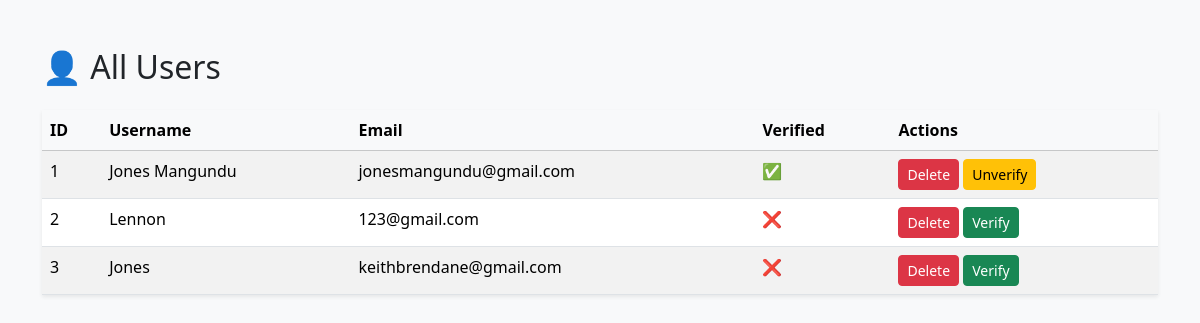
Before: /admin/users (signed in) with the older database file.
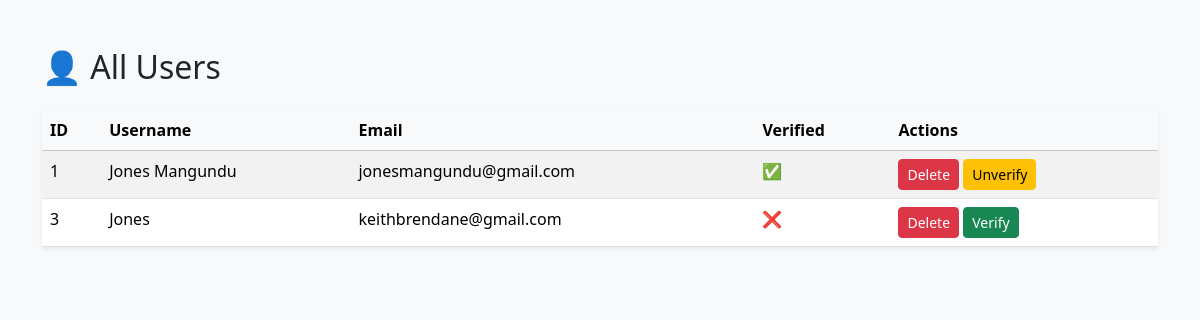
After: the same page with the newer database file.
### models.py (models this page shows, shortened)
class User(db.Model):
    id = db.Column(db.Integer, primary_key=True)
    username = db.Column(db.String(80), unique=True, nullable=False)
    email = db.Column(db.String(120), unique=True, nullable=False)
    password_hash = db.Column(db.String(128), nullable=True)  # nullable if using social auth
    auth_provider = db.Column(db.String(50), default='local')
    profile_pic = db.Column(
        db.String(255),
        nullable=False,
        default='https://res.cloudinary.com/dlsx5lfex/image/upload/v1751135009/default-profile.jpg'
    )
    is_admin = db.Column(db.Boolean, default=False)
    created_at = db.Column(db.DateTime, default=datetime.utcnow)
    is_verified = db.Column(db.Boolean, default=False)
    bio = db.Column(db.Text, nullable=True, default="")
    activity_logs = db.relationship(
        'ActivityLog',
        back_populates='user',
        passive_deletes=True,
        cascade='all, delete-orphan',
        lazy=True
    )
    ads = db.relationship('Ad', backref='owner', lazy=True)
    sent_conversations = db.relationship(
        'Conversation',
        foreign_keys='Conversation.seller_id',
        backref='seller',
        lazy=True
    )
    received_conversations = db.relationship(
        'Conversation',
        foreign_keys='Conversation.buyer_id',
        backref='buyer',
        lazy=True
    )
    ratings_given = db.relationship(
        'Rating',
        foreign_keys='Rating.reviewer_id',
        backref='reviewer',
        lazy=True
    )
    ratings_received = db.relationship(
        'Rating',
        foreign_keys='Rating.reviewed_id',
        backref='reviewed',
        lazy=True
    )

### app.py (the view)
@app.route('/admin/users')
@login_required
@admin_required
def admin_users():
    users = User.query.all()
    return render_template('admin_users.html', users=users)

### app.py (called while the page is built)
def login_required(f):
    @wraps(f)
    def decorated(*args, **kwargs):
        if 'user_id' not in session:
            flash("Please log in first.", "warning")
            return redirect(url_for('login'))
        return f(*args, **kwargs)
    return decorated

def admin_required(f):
    @wraps(f)
    def decorated_function(*args, **kwargs):
        user_id = session.get('user_id')
        if not user_id:
            flash("Please log in first.", "warning")
            return redirect(url_for('login'))
        user = User.query.get(user_id)
        if not user:
            flash("User not found.", "danger")
            return redirect(url_for('login'))
        if not user.is_admin:
            return render_template("403.html"), 403
        return f(*args, **kwargs)
    return decorated_function

@app.teardown_appcontext
def shutdown_session(exception=None):
    db.session.remove()

### templates/admin_users.html (shortened to what this page needs)
<!DOCTYPE html>
<html lang="en">
<head>
  <link href="https://cdn.jsdelivr.net/npm/bootstrap@5.3.3/dist/css/bootstrap.min.css" rel="stylesheet" />
</head>
<body class="bg-light">
  <div class="container my-5">
    <h2 class="mb-4">👤 All Users</h2>
    {% if users %}
      <table class="table table-striped bg-white shadow-sm">
        <thead class="table-light">
          <tr>
            <th>ID</th>
            <th>Username</th>
            <th>Email</th>
            <th>Verified</th>
            <th>Actions</th>
          </tr>
        </thead>
        <tbody>
          {% for user in users %}
            <tr>
              <td>{{ user.id }}</td>
              <td>{{ user.username }}</td>
              <td>{{ user.email }}</td>
              <td>
                {% if user.is_verified %}
                  ✅
                {% else %}
                  ❌
                {% endif %}
              </td>
              <td>
                <form action="{{ url_for('admin_delete_user', user_id=user.id) }}" method="POST" style="display:inline;" onsubmit="return confirm('Are you sure you want to delete this user?');">
                  <button class="btn btn-danger btn-sm">Delete</button>
                </form>
                <form action="{{ url_for('admin_toggle_verification', user_id=user.id) }}" method="POST" style="display:inline;">
                  {% if user.is_verified %}
                    <button class="btn btn-warning btn-sm">Unverify</button>
                  {% else %}
                    <button class="btn btn-success btn-sm">Verify</button>
                  {% endif %}
                </form>
              </td>
            </tr>
          {% endfor %}
        </tbody>
      </table>
    {% else %}
      <div class="alert alert-info">No users found.</div>
    {% endif %}
  </div>
</body>
</html>

Changed rows visible on the page:
removed User: id "2", username "Lennon", email "123@gmail.com", is_verified "Verify"
